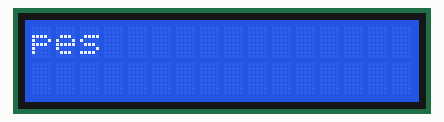
Recording of a sketch running on a simulated Arduino Uno, built with avr-gcc and run on an emulated ATmega328P. Parts: 16×2 character LCD.

Above: at 0.21 s.
At 0.81 s:
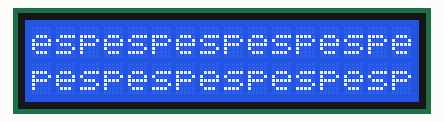
At 1.42 s:
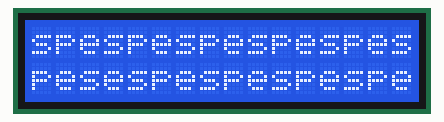
At 2.02 s:
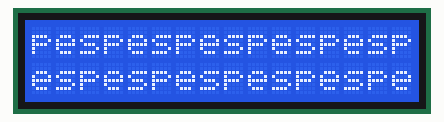
At 2.62 s:
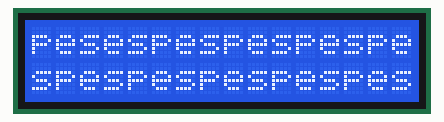

Measured:
- by itself, everything shown: repeats every 2.4 s, in 8 steps

The sketch:

LCD_I2C.ino
```cpp
#include <LiquidCrystal_I2C.h>
#include <Wire.h>
#define BACKLIGHT_PIN 3

LiquidCrystal_I2C lcd(0x27, 2, 1, 0, 4, 5, 6, 7);

void setup() {

  lcd.begin(16, 2);
  //lcd.backight();
  //lcd.setBacklightPin(BACKLIGHT_PIN, POSITIVE);
  //lcd.setBacklight(HIGH);

}

void loop() {

  lcd.print("pes");
  // put your main code here, to run repeatedly:

}
```
